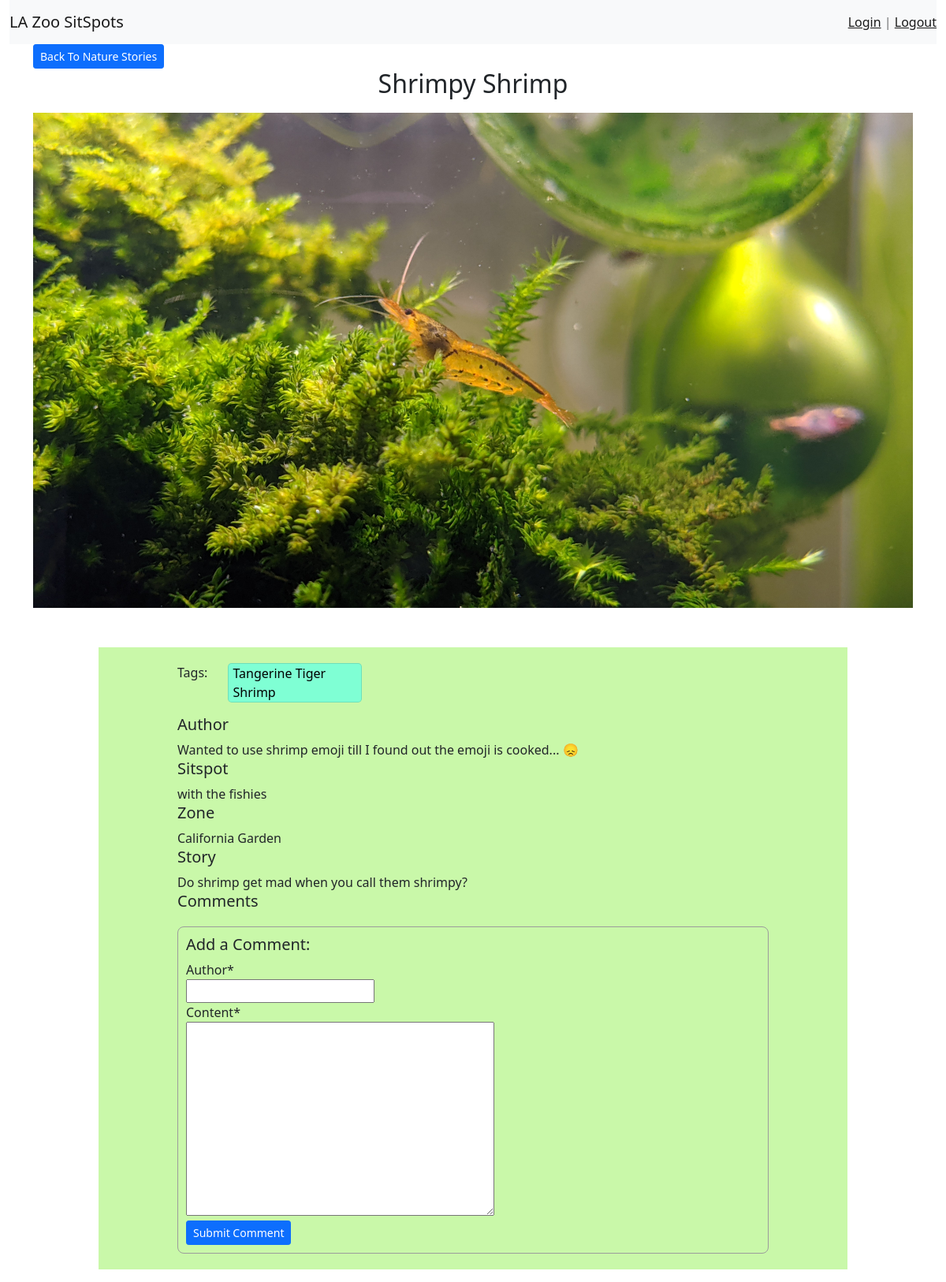
/naturestories/8, run on the app's committed database.
### SitSpots/models.py (models this page shows, shortened)
class Post(models.Model):
    author = models.CharField(max_length=255)
    user = models.ForeignKey(MyUser, related_name="posts", on_delete=models.SET_NULL, null=True, blank=True)
    title = models.CharField(max_length=255)
    content = models.TextField()
    website = models.URLField(max_length=500, blank=True, default='')
    image = models.ImageField(null=True, upload_to='profile_pic', default='default.jpg')   #arguments to be changed
    zone = models.ForeignKey(Zone, related_name="zone_posts", on_delete=models.SET_NULL, null=True)
    sitspot = models.CharField(max_length=255)
    flagged=models.BooleanField(default=False)
    created_at = models.DateTimeField(auto_now_add=True)
    updated_at = models.DateTimeField(auto_now=True)

class Tag(models.Model):
    type = models.CharField(max_length=255)
    name =  models.CharField(max_length=255)
    scientific_name = models.TextField()
    description = models.TextField()
    diet = models.TextField()
    habitat = models.TextField()
    terrestrial_biome = models.TextField()
    created_at = models.DateTimeField(auto_now_add=True)
    updated_at = models.DateTimeField(auto_now=True)
    tagged = models.ManyToManyField(Post, related_name='tags')

class Zone(models.Model):
    name = models.CharField(max_length=255)
    created_at = models.DateTimeField(auto_now_add=True)
    updated_at = models.DateTimeField(auto_now=True)

### naturestories/views.py (the view)
# urls.py: path('<int:numb>', views.stories_read_more),
def stories_read_more(request, numb):
    this_post = Post.objects.get(id=numb)
    comment_form = CommentForm()
    reply_form = ReplyForm()
    context ={
        "post" : this_post,
        "comment_form" : comment_form,
        "reply_form" : reply_form,
    }
    print("*"*40)
    print(this_post.image.url)
    return render(request, "naturestories/stories_read_more.html", context)

### naturestories/forms.py
class CommentForm(forms.ModelForm):
    author = forms.CharField(max_length=255, required=True)
    class Meta:
        model = Comment
        fields = ('author','content')

class ReplyForm(forms.ModelForm):
    author = forms.CharField(max_length=255, required=True)
    content = forms.CharField(max_length=255, required=True)
    class Meta:
        model = Reply
        fields = ('author','content')

### naturestories/templates/naturestories/stories_read_more.html (shortened to what this page needs)
<!DOCTYPE html>
<html lang="en">
    <head>
        <link href="https://cdn.jsdelivr.net/npm/bootstrap@5.0.0-beta2/dist/css/bootstrap.min.css" rel="stylesheet">
            {% load static %}
        <link rel="stylesheet" href="{% static 'naturestories/css/style.css' %}">
        {%load crispy_forms_tags %}
    </head>
    <body class="container-fluid" data-media-url="{% get_media_prefix %}">
        <header>
            <nav class="navbar navbar-light bg-light justify-content-between">
                <a class="navbar-brand" href="/">LA Zoo SitSpots</a>
                <span class="navbar-text">
                    <a href="/accounts/login">Login</a> |
                    <a href="/accounts/logout">Logout</a>
                </span>
            </nav>
        </header>
        <div class="container">
            <a class="btn btn-primary btn-sm" href="/naturestories">Back To Nature Stories</a>
            <h2 class="text-center">{{post.title}}</h2>
            <div class="read_more_img">
                <img src="{{post.image.url}}" class="img-fluid">
            </div>
            <div class="row justify-content-md-center">
                <ul class="read_more col col-lg-10">
                    <li class="row">
                        <p class="col col-lg-1">Tags:</p>
                        {% for tag in post.tags.all %}
                        <div class="col col-lg-3">
                            <a href="#"><p class="tag">{{tag.name}}</p></a>
                        </div>
                        {% endfor %}
                    </li>
                    <li><h5>Author</h5> {{post.author}}</li>
                    <li><h5>Sitspot</h5> {{post.sitspot}}</li>
                    <li><h5>Zone</h5> {{post.zone.name}}</li>
                    <li><h5>Story</h5>{{post.content}}</li>
                    <li>
                        <h5>Comments</h5>
                    </li>
                    <li class="add_comment_form">
                        <h5>Add a Comment:</h5>
                        <form action="/naturestories/new_comment" method="POST" id="new_comment">
                            {{ comment_form|crispy }}
                            <button type="submit" class="btn btn-primary btn-sm">Submit Comment</button>
                        </form>
                    </li>
                </ul>
            </div>
        </div>
    </body>
</html>

### naturestories/static/naturestories/css/style.css (style rules this page uses)
ul.read_more { list-style-type: none; background-color: #c9f8a9; padding: 20px 100px; }
.read_more_img { display: flex; align-items: center; justify-content: center; padding: 10px 0px 50px 0px; }
.tag { display: inline-block; background-color: aquamarine; border: 1px solid rgba(0,0,0,.125); border-radius: .30rem; padding: 0px 5px; color: black; }
.add_comment_form { border-radius: .50rem; border: 1px solid rgb(156, 156, 156); padding: 10px; margin-top: 20px; }

### data on the page
Post: title "Shrimpy Shrimp", image (picture), author "Wanted to use shrimp emoji till I found out the emoji is cooked... 😞", sitspot "with the fishies", zone.name "California Garden", content "Do shrimp get mad when you call them shrimpy?"
Tag: name "Tangerine Tiger Shrimp"
